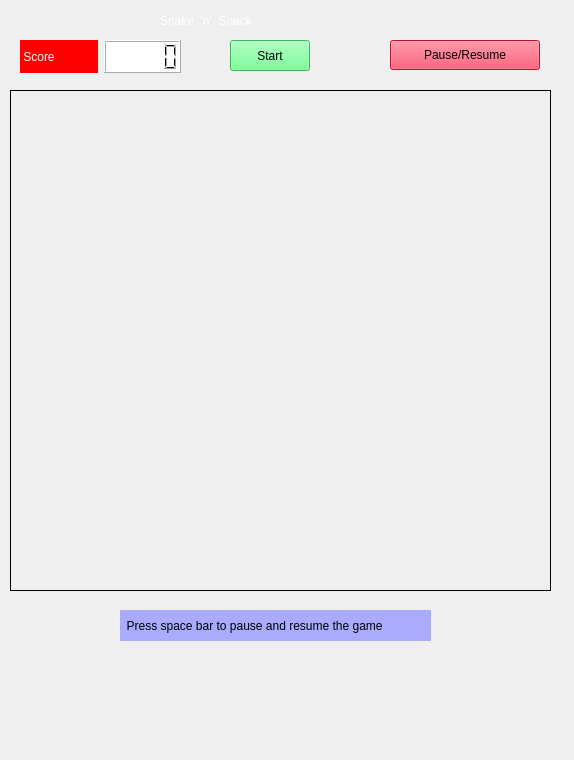
<?xml version="1.0" encoding="UTF-8"?>
<ui version="4.0">
 <class>MainWindow</class>
 <widget class="QMainWindow" name="MainWindow">
  <property name="geometry">
   <rect>
    <x>0</x>
    <y>0</y>
    <width>574</width>
    <height>760</height>
   </rect>
  </property>
  <property name="windowTitle">
   <string>MainWindow</string>
  </property>
  <property name="styleSheet">
   <string notr="true"/>
  </property>
  <widget class="QWidget" name="centralwidget">
   <widget class="QLabel" name="workArea">
    <property name="geometry">
     <rect>
      <x>10</x>
      <y>90</y>
      <width>541</width>
      <height>501</height>
     </rect>
    </property>
    <property name="styleSheet">
     <string notr="true"/>
    </property>
    <property name="frameShape">
     <enum>QFrame::Shape::Box</enum>
    </property>
    <property name="text">
     <string/>
    </property>
   </widget>
   <widget class="QWidget" name="layoutWidget">
    <property name="geometry">
     <rect>
      <x>20</x>
      <y>40</y>
      <width>161</width>
      <height>33</height>
     </rect>
    </property>
    <layout class="QHBoxLayout" name="horizontalLayout">
     <item>
      <widget class="QLabel" name="label_22">
       <property name="styleSheet">
        <string notr="true">background-color: rgb(255, 0, 0);


color: rgb(255, 255, 255);
font: 700 italic 18pt &quot;Rockwell&quot;;
</string>
       </property>
       <property name="text">
        <string> Score</string>
       </property>
      </widget>
     </item>
     <item>
      <widget class="QLCDNumber" name="score">
       <property name="styleSheet">
        <string notr="true">background-color: rgb(255, 255, 255);
color: rgb(0, 0, 0);</string>
       </property>
      </widget>
     </item>
    </layout>
   </widget>
   <widget class="QPushButton" name="start">
    <property name="geometry">
     <rect>
      <x>230</x>
      <y>40</y>
      <width>80</width>
      <height>31</height>
     </rect>
    </property>
    <property name="minimumSize">
     <size>
      <width>80</width>
      <height>0</height>
     </size>
    </property>
    <property name="maximumSize">
     <size>
      <width>80</width>
      <height>16777215</height>
     </size>
    </property>
    <property name="styleSheet">
     <string notr="true">background-color: rgb(85, 255, 127);
color: rgb(0, 0, 0);
font: 700 11pt &quot;Rockwell&quot;;</string>
    </property>
    <property name="text">
     <string>Start</string>
    </property>
   </widget>
   <widget class="QPushButton" name="pandr">
    <property name="geometry">
     <rect>
      <x>390</x>
      <y>40</y>
      <width>150</width>
      <height>30</height>
     </rect>
    </property>
    <property name="minimumSize">
     <size>
      <width>150</width>
      <height>30</height>
     </size>
    </property>
    <property name="styleSheet">
     <string notr="true">background-color: rgb(255, 0, 127);
background-color: rgb(255, 29, 63);
color: rgb(0, 0, 0);
font: 700 12pt &quot;Rockwell&quot;;</string>
    </property>
    <property name="text">
     <string>Pause/Resume</string>
    </property>
   </widget>
   <widget class="QLabel" name="label">
    <property name="geometry">
     <rect>
      <x>120</x>
      <y>610</y>
      <width>311</width>
      <height>31</height>
     </rect>
    </property>
    <property name="styleSheet">
     <string notr="true">background-color: rgb(170, 170, 255);
font: 700 12pt &quot;Script MT Bold&quot;;
color: rgb(0, 0, 0);</string>
    </property>
    <property name="text">
     <string>  Press space bar to pause and resume the game</string>
    </property>
   </widget>
   <widget class="QLabel" name="label_2">
    <property name="geometry">
     <rect>
      <x>160</x>
      <y>10</y>
      <width>271</width>
      <height>21</height>
     </rect>
    </property>
    <property name="styleSheet">
     <string notr="true">color: rgb(255, 255, 255);
font: 19pt &quot;Ravie&quot;;



</string>
    </property>
    <property name="text">
     <string>Snake  'n'  Snack</string>
    </property>
   </widget>
  </widget>
 </widget>
 <resources/>
 <connections/>
</ui>
